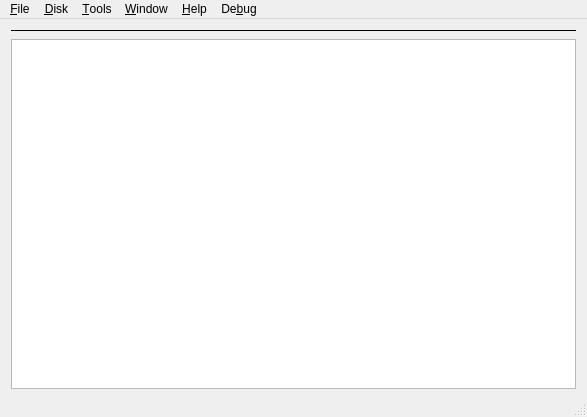
<?xml version="1.0" encoding="UTF-8"?>
<ui version="4.0">
 <class>MainWindow</class>
 <widget class="QMainWindow" name="MainWindow">
  <property name="enabled">
   <bool>true</bool>
  </property>
  <property name="geometry">
   <rect>
    <x>0</x>
    <y>0</y>
    <width>587</width>
    <height>417</height>
   </rect>
  </property>
  <property name="sizePolicy">
   <sizepolicy hsizetype="Expanding" vsizetype="Expanding">
    <horstretch>0</horstretch>
    <verstretch>0</verstretch>
   </sizepolicy>
  </property>
  <property name="windowIcon">
   <iconset resource="icons.qrc">
    <normaloff>:/icons/main-icon/RespeQt.ico</normaloff>:/icons/main-icon/RespeQt.ico</iconset>
  </property>
  <property name="styleSheet">
   <string notr="true"/>
  </property>
  <property name="locale">
   <locale language="English" country="UnitedStates"/>
  </property>
  <property name="iconSize">
   <size>
    <width>24</width>
    <height>24</height>
   </size>
  </property>
  <widget class="QWidget" name="centralWidget">
   <property name="enabled">
    <bool>true</bool>
   </property>
   <layout class="QGridLayout" name="gridLayout" rowstretch="0,0,0,0,0,0" columnstretch="0,0" rowminimumheight="0,0,0,0,0,0">
    <property name="topMargin">
     <number>4</number>
    </property>
    <property name="bottomMargin">
     <number>6</number>
    </property>
    <property name="horizontalSpacing">
     <number>6</number>
    </property>
    <property name="verticalSpacing">
     <number>1</number>
    </property>
    <item row="0" column="0" colspan="2">
     <layout class="QHBoxLayout" name="horizontalLayout">
      <property name="sizeConstraint">
       <enum>QLayout::SetDefaultConstraint</enum>
      </property>
      <property name="topMargin">
       <number>0</number>
      </property>
      <property name="bottomMargin">
       <number>6</number>
      </property>
      <item>
       <layout class="QGridLayout" name="leftColumn">
        <property name="bottomMargin">
         <number>0</number>
        </property>
       </layout>
      </item>
      <item>
       <layout class="QGridLayout" name="rightColumn" columnstretch="0">
        <property name="bottomMargin">
         <number>0</number>
        </property>
       </layout>
      </item>
     </layout>
    </item>
    <item row="3" column="0" colspan="2">
     <layout class="QHBoxLayout" name="horizontalLayout_2" stretch="1,1">
      <property name="spacing">
       <number>6</number>
      </property>
      <property name="sizeConstraint">
       <enum>QLayout::SetFixedSize</enum>
      </property>
      <property name="topMargin">
       <number>0</number>
      </property>
      <property name="bottomMargin">
       <number>6</number>
      </property>
      <item>
       <layout class="QGridLayout" name="leftColumn2" rowstretch="0">
        <property name="horizontalSpacing">
         <number>0</number>
        </property>
       </layout>
      </item>
      <item>
       <layout class="QGridLayout" name="rightColumn2">
        <property name="sizeConstraint">
         <enum>QLayout::SetDefaultConstraint</enum>
        </property>
        <property name="bottomMargin">
         <number>0</number>
        </property>
        <property name="horizontalSpacing">
         <number>0</number>
        </property>
       </layout>
      </item>
     </layout>
    </item>
    <item row="4" column="0" rowspan="2" colspan="2">
     <widget class="QTextEdit" name="textEdit">
      <property name="sizePolicy">
       <sizepolicy hsizetype="Ignored" vsizetype="Ignored">
        <horstretch>0</horstretch>
        <verstretch>0</verstretch>
       </sizepolicy>
      </property>
      <property name="contextMenuPolicy">
       <enum>Qt::DefaultContextMenu</enum>
      </property>
      <property name="frameShape">
       <enum>QFrame::StyledPanel</enum>
      </property>
      <property name="midLineWidth">
       <number>-3</number>
      </property>
      <property name="textInteractionFlags">
       <set>Qt::NoTextInteraction</set>
      </property>
     </widget>
    </item>
    <item row="1" column="0" colspan="2">
     <widget class="Line" name="line">
      <property name="autoFillBackground">
       <bool>false</bool>
      </property>
      <property name="frameShadow">
       <enum>QFrame::Plain</enum>
      </property>
      <property name="lineWidth">
       <number>0</number>
      </property>
      <property name="orientation">
       <enum>Qt::Horizontal</enum>
      </property>
     </widget>
    </item>
   </layout>
  </widget>
  <widget class="QMenuBar" name="menuBar">
   <property name="geometry">
    <rect>
     <x>0</x>
     <y>0</y>
     <width>587</width>
     <height>26</height>
    </rect>
   </property>
   <widget class="QMenu" name="menu_Disk">
    <property name="title">
     <string>&amp;Disk</string>
    </property>
    <addaction name="actionNewImage"/>
    <addaction name="actionMountDisk"/>
    <addaction name="actionMountFolder"/>
    <addaction name="actionHideShowDrives"/>
    <addaction name="actionEjectAll"/>
    <addaction name="separator"/>
   </widget>
   <widget class="QMenu" name="menu_File">
    <property name="title">
     <string>&amp;File</string>
    </property>
    <addaction name="actionStartEmulation"/>
    <addaction name="actionBootExe"/>
    <addaction name="actionPlaybackCassette"/>
    <addaction name="actionPrinterEmulation"/>
    <addaction name="separator"/>
    <addaction name="actionOpenSession"/>
    <addaction name="actionSaveSession"/>
    <addaction name="separator"/>
    <addaction name="actionQuit"/>
    <addaction name="separator"/>
   </widget>
   <widget class="QMenu" name="menu_Tools">
    <property name="title">
     <string>&amp;Tools</string>
    </property>
    <addaction name="actionOptions"/>
   </widget>
   <widget class="QMenu" name="menu_Help">
    <property name="title">
     <string>&amp;Help</string>
    </property>
    <addaction name="actionAbout"/>
    <addaction name="actionDocumentation"/>
   </widget>
   <widget class="QMenu" name="menu_Window">
    <property name="enabled">
     <bool>true</bool>
    </property>
    <property name="title">
     <string>&amp;Window</string>
    </property>
    <addaction name="actionToggleMiniMode"/>
    <addaction name="actionToggleShade"/>
    <addaction name="actionLogWindow"/>
   </widget>
   <widget class="QMenu" name="menuDebug">
    <property name="layoutDirection">
     <enum>Qt::LeftToRight</enum>
    </property>
    <property name="title">
     <string>De&amp;bug</string>
    </property>
    <property name="separatorsCollapsible">
     <bool>false</bool>
    </property>
    <addaction name="actionCaptureSnapshot"/>
    <addaction name="actionReplaySnapshot"/>
   </widget>
   <addaction name="menu_File"/>
   <addaction name="menu_Disk"/>
   <addaction name="menu_Tools"/>
   <addaction name="menu_Window"/>
   <addaction name="menu_Help"/>
   <addaction name="menuDebug"/>
  </widget>
  <widget class="QStatusBar" name="statusBar"/>
  <action name="actionEjectAll">
   <property name="checkable">
    <bool>false</bool>
   </property>
   <property name="enabled">
    <bool>true</bool>
   </property>
   <property name="icon">
    <iconset resource="icons.qrc">
     <normaloff>:/icons/silk-icons/icons/control_eject.png</normaloff>:/icons/silk-icons/icons/control_eject.png</iconset>
   </property>
   <property name="text">
    <string>Unmount &amp;all</string>
   </property>
   <property name="statusTip">
    <string>Unmount all</string>
   </property>
   <property name="shortcut">
    <string>Ctrl+U</string>
   </property>
   <property name="iconVisibleInMenu">
    <bool>true</bool>
   </property>
  </action>
  <action name="actionOptions">
   <property name="icon">
    <iconset resource="icons.qrc">
     <normaloff>:/icons/other-icons/run.ico</normaloff>:/icons/other-icons/run.ico</iconset>
   </property>
   <property name="text">
    <string>&amp;Options...</string>
   </property>
   <property name="toolTip">
    <string>Open options dialog</string>
   </property>
   <property name="statusTip">
    <string>Open options dialog</string>
   </property>
   <property name="shortcut">
    <string>Ctrl+O</string>
   </property>
  </action>
  <action name="actionStartEmulation">
   <property name="checkable">
    <bool>true</bool>
   </property>
   <property name="checked">
    <bool>false</bool>
   </property>
   <property name="icon">
    <iconset resource="icons.qrc">
     <normaloff>:/icons/silk-icons/icons/disconnect.png</normaloff>
     <normalon>:/icons/silk-icons/icons/connect.png</normalon>:/icons/silk-icons/icons/disconnect.png</iconset>
   </property>
   <property name="text">
    <string>&amp;Start emulation</string>
   </property>
   <property name="toolTip">
    <string>Start SIO peripheral emulation</string>
   </property>
   <property name="statusTip">
    <string>Start SIO peripheral emulation</string>
   </property>
   <property name="shortcut">
    <string>Alt+E</string>
   </property>
   <property name="iconVisibleInMenu">
    <bool>true</bool>
   </property>
  </action>
  <action name="actionMountRecent_0">
   <property name="text">
    <string notr="true"/>
   </property>
   <property name="toolTip">
    <string>Mount to the first available slot</string>
   </property>
   <property name="statusTip">
    <string>Mount to the first available slot</string>
   </property>
  </action>
  <action name="actionMountDisk">
   <property name="icon">
    <iconset resource="icons.qrc">
     <normaloff>:/icons/oxygen-icons/16x16/devices/3floppy_unmount.png</normaloff>:/icons/oxygen-icons/16x16/devices/3floppy_unmount.png</iconset>
   </property>
   <property name="text">
    <string>Mount &amp;disk image...</string>
   </property>
   <property name="toolTip">
    <string>Mount a disk image to the first available slot</string>
   </property>
   <property name="statusTip">
    <string>Mount a disk image to the first available slot</string>
   </property>
   <property name="shortcut">
    <string>Ctrl+D</string>
   </property>
  </action>
  <action name="actionMountFolder">
   <property name="icon">
    <iconset resource="icons.qrc">
     <normaloff>:/icons/silk-icons/icons/folder.png</normaloff>:/icons/silk-icons/icons/folder.png</iconset>
   </property>
   <property name="text">
    <string>Mount &amp;folder image...</string>
   </property>
   <property name="toolTip">
    <string>Mount a folder image to the first available slot</string>
   </property>
   <property name="statusTip">
    <string>Mount a folder image to the first available slot</string>
   </property>
   <property name="shortcut">
    <string>Ctrl+F</string>
   </property>
  </action>
  <action name="actionNewImage">
   <property name="icon">
    <iconset resource="icons.qrc">
     <normaloff>:/icons/oxygen-icons/16x16/devices/media_floppy.png</normaloff>:/icons/oxygen-icons/16x16/devices/media_floppy.png</iconset>
   </property>
   <property name="text">
    <string>New disk image...</string>
   </property>
   <property name="toolTip">
    <string>Create a new disk image file and mount it to the first available slot</string>
   </property>
   <property name="statusTip">
    <string>Create a new disk image file and mount it to the first available slot</string>
   </property>
   <property name="shortcut">
    <string>Ctrl+N</string>
   </property>
   <property name="iconVisibleInMenu">
    <bool>true</bool>
   </property>
  </action>
  <action name="actionSaveSession">
   <property name="icon">
    <iconset resource="icons.qrc">
     <normaloff>:/icons/silk-icons/icons/monitor_go.png</normaloff>:/icons/silk-icons/icons/monitor_go.png</iconset>
   </property>
   <property name="text">
    <string>&amp;Save session</string>
   </property>
   <property name="toolTip">
    <string>Save current session to a file</string>
   </property>
   <property name="statusTip">
    <string>Save current session</string>
   </property>
   <property name="shortcut">
    <string>Alt+S</string>
   </property>
  </action>
  <action name="actionOpenSession">
   <property name="icon">
    <iconset resource="icons.qrc">
     <normaloff>:/icons/silk-icons/icons/monitor.png</normaloff>:/icons/silk-icons/icons/monitor.png</iconset>
   </property>
   <property name="text">
    <string>&amp;Open session...</string>
   </property>
   <property name="toolTip">
    <string>Open a previously saved session</string>
   </property>
   <property name="statusTip">
    <string>Open a previously saved session</string>
   </property>
   <property name="shortcut">
    <string>Alt+O</string>
   </property>
  </action>
  <action name="actionBootExe">
   <property name="icon">
    <iconset resource="icons.qrc">
     <normaloff>:/icons/other-icons/Atari.png</normaloff>:/icons/other-icons/Atari.png</iconset>
   </property>
   <property name="text">
    <string>&amp;Boot Atari executable...</string>
   </property>
   <property name="toolTip">
    <string>Boot an Atari executable</string>
   </property>
   <property name="statusTip">
    <string>Boot an Atari executable</string>
   </property>
   <property name="shortcut">
    <string>Alt+B</string>
   </property>
   <property name="visible">
    <bool>true</bool>
   </property>
   <property name="iconVisibleInMenu">
    <bool>true</bool>
   </property>
  </action>
  <action name="actionSave_1">
   <property name="enabled">
    <bool>false</bool>
   </property>
   <property name="icon">
    <iconset resource="icons.qrc">
     <normaloff>:/icons/silk-icons/icons/drive_disk.png</normaloff>:/icons/silk-icons/icons/drive_disk.png</iconset>
   </property>
   <property name="text">
    <string>Save</string>
   </property>
   <property name="toolTip">
    <string>Save D1</string>
   </property>
   <property name="statusTip">
    <string>Save D1</string>
   </property>
  </action>
  <action name="actionShowPrinterTextOutput">
   <property name="checkable">
    <bool>true</bool>
   </property>
   <property name="icon">
    <iconset resource="icons.qrc">
     <normaloff>:/icons/oxygen-icons/16x16/devices/printer1.png</normaloff>:/icons/oxygen-icons/16x16/devices/printer1.png</iconset>
   </property>
   <property name="text">
    <string>Show printer text output</string>
   </property>
   <property name="toolTip">
    <string>Show printer text output</string>
   </property>
   <property name="statusTip">
    <string>Show printer text output</string>
   </property>
   <property name="shortcut">
    <string>Alt+Shift+T</string>
   </property>
  </action>
  <action name="actionPlaybackCassette">
   <property name="icon">
    <iconset resource="icons.qrc">
     <normaloff>:/icons/oxygen-icons/16x16/devices/media_tape.png</normaloff>:/icons/oxygen-icons/16x16/devices/media_tape.png</iconset>
   </property>
   <property name="text">
    <string>Playback cassette image...</string>
   </property>
   <property name="toolTip">
    <string>Playback a cassette image</string>
   </property>
   <property name="statusTip">
    <string>Playback a cassette image</string>
   </property>
   <property name="shortcut">
    <string>Alt+C</string>
   </property>
  </action>
  <action name="actionQuit">
   <property name="icon">
    <iconset resource="icons.qrc">
     <normaloff>:/icons/oxygen-icons/16x16/actions/exit.png</normaloff>:/icons/oxygen-icons/16x16/actions/exit.png</iconset>
   </property>
   <property name="text">
    <string>&amp;Quit</string>
   </property>
   <property name="statusTip">
    <string>Quit RespeQt</string>
   </property>
   <property name="shortcut">
    <string>Alt+Q</string>
   </property>
  </action>
  <action name="actionAbout">
   <property name="icon">
    <iconset resource="icons.qrc">
     <normaloff>:/icons/oxygen-icons/16x16/actions/help_about.png</normaloff>:/icons/oxygen-icons/16x16/actions/help_about.png</iconset>
   </property>
   <property name="text">
    <string>&amp;About RespeQt</string>
   </property>
   <property name="shortcut">
    <string>Ctrl+A</string>
   </property>
  </action>
  <action name="actionHelp">
   <property name="text">
    <string>Help</string>
   </property>
  </action>
  <action name="actionContents">
   <property name="enabled">
    <bool>false</bool>
   </property>
   <property name="text">
    <string>Contents</string>
   </property>
  </action>
  <action name="actionIndex">
   <property name="text">
    <string>Index</string>
   </property>
  </action>
  <action name="actionDocumentation">
   <property name="checkable">
    <bool>true</bool>
   </property>
   <property name="icon">
    <iconset resource="icons.qrc">
     <normaloff>:/icons/oxygen-icons/16x16/actions/help_contents.png</normaloff>:/icons/oxygen-icons/16x16/actions/help_contents.png</iconset>
   </property>
   <property name="text">
    <string>User Manual</string>
   </property>
   <property name="toolTip">
    <string>User Manual</string>
   </property>
   <property name="statusTip">
    <string>User Manual</string>
   </property>
   <property name="shortcut">
    <string>Ctrl+Shift+U</string>
   </property>
  </action>
  <action name="actionDefaultImageGroup">
   <property name="icon">
    <iconset resource="icons.qrc">
     <normaloff>:/icons/oxygen-icons/16x16/actions/document_save_all.png</normaloff>:/icons/oxygen-icons/16x16/actions/document_save_all.png</iconset>
   </property>
   <property name="text">
    <string>Save mounted image group as default</string>
   </property>
  </action>
  <action name="actionPrinterEmulation">
   <property name="checkable">
    <bool>false</bool>
   </property>
   <property name="checked">
    <bool>false</bool>
   </property>
   <property name="icon">
    <iconset resource="icons.qrc">
     <normaloff>:/icons/silk-icons/icons/printer.png</normaloff>:/icons/silk-icons/icons/printer.png</iconset>
   </property>
   <property name="text">
    <string>Stop printer emulation</string>
   </property>
   <property name="statusTip">
    <string>Stop printer emulation</string>
   </property>
   <property name="shortcut">
    <string>Alt+P</string>
   </property>
  </action>
  <action name="actionHideShowDrives">
   <property name="icon">
    <iconset resource="icons.qrc">
     <normaloff>:/icons/silk-icons/icons/drive_add.png</normaloff>:/icons/silk-icons/icons/drive_add.png</iconset>
   </property>
   <property name="text">
    <string>Hide drives D9-DO</string>
   </property>
   <property name="shortcut">
    <string>Alt+H</string>
   </property>
  </action>
  <action name="actionToggleMiniMode">
   <property name="icon">
    <iconset resource="icons.qrc">
     <normaloff>:/icons/other-icons/MiniCooper 22.ico</normaloff>:/icons/other-icons/MiniCooper 22.ico</iconset>
   </property>
   <property name="text">
    <string>Toggle mini mode</string>
   </property>
   <property name="shortcut">
    <string>Ctrl+M</string>
   </property>
  </action>
  <action name="actionToggleShade">
   <property name="enabled">
    <bool>false</bool>
   </property>
   <property name="icon">
    <iconset resource="icons.qrc">
     <normaloff>:/icons/other-icons/fade.png</normaloff>:/icons/other-icons/fade.png</iconset>
   </property>
   <property name="text">
    <string>Toggle shade mode</string>
   </property>
   <property name="shortcut">
    <string>Ctrl+S</string>
   </property>
  </action>
  <action name="actionLogWindow">
   <property name="icon">
    <iconset resource="icons.qrc">
     <normaloff>:/icons/silk-icons/icons/page_white_text.png</normaloff>:/icons/silk-icons/icons/page_white_text.png</iconset>
   </property>
   <property name="text">
    <string>Open log window</string>
   </property>
   <property name="toolTip">
    <string>Open log window</string>
   </property>
   <property name="statusTip">
    <string>Open log window</string>
   </property>
   <property name="shortcut">
    <string>Ctrl+L</string>
   </property>
  </action>
  <action name="actionCaptureSnapshot">
   <property name="checkable">
    <bool>true</bool>
   </property>
   <property name="text">
    <string>&amp;Capture snapshot</string>
   </property>
   <property name="visible">
    <bool>true</bool>
   </property>
  </action>
  <action name="actionReplaySnapshot">
   <property name="text">
    <string>&amp;Replay snapshot</string>
   </property>
  </action>
  <action name="actionLimitFileEntries">
   <property name="text">
    <string>Limit file entries</string>
   </property>
   <property name="toolTip">
    <string>Limit file entries to 64</string>
   </property>
  </action>
 </widget>
 <layoutdefault spacing="6" margin="11"/>
 <resources>
  <include location="icons.qrc"/>
 </resources>
 <connections/>
</ui>
